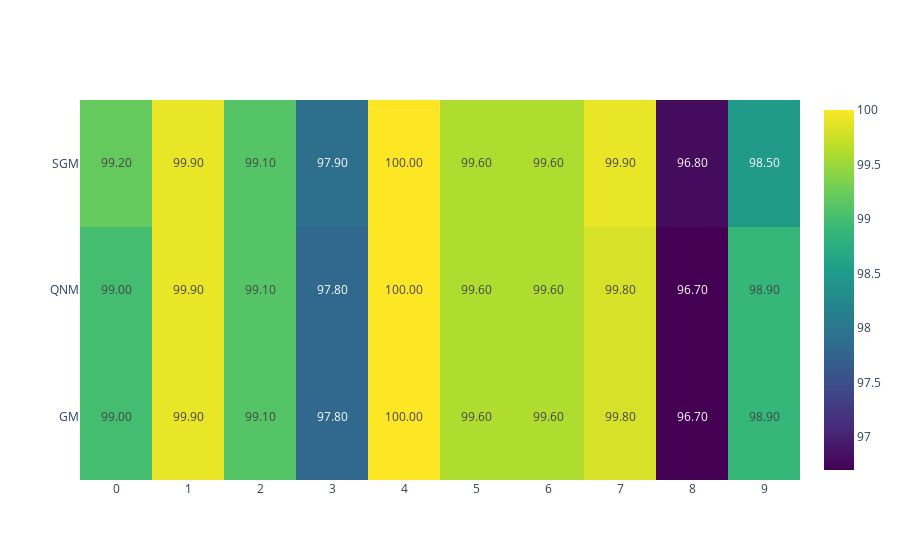

The code cell stored with this chart in its notebook:
### Markdown cell above
# a)

### Code cell
heatmap_data = df.groupby(['isd', 'num_target'])['te_acc'].mean().unstack()

fig = go.Figure(data=go.Heatmap(
                   z=heatmap_data,
                   x=heatmap_data.columns,
                   y=heatmap_data.index,
                   colorscale='Viridis',
                   text=heatmap_data.values,
                   texttemplate='%{text:.2f}'
                   ))
fig.update_layout(coloraxis_showscale=False)

fig.show()

### Figure 1 — Plotly figure (JSON) as saved in the notebook; plotly's stock layout.template omitted (floating-point values rounded to 4 significant figures)
{"data": [{"colorscale": [[0, "#440154"], [0.1111, "#482878"], [0.2222, "#3e4989"], [0.3333, "#31688e"], [0.4444, "#26828e"], [0.5556, "#1f9e89"], [0.6667, "#35b779"], [0.7778, "#6ece58"], [0.8889, "#b5de2b"], [1, "#fde725"]], "text": [[99, 99.9, 99.1, 97.8, 100, 99.6, 99.6, 99.8, 96.7, 98.9], [99, 99.9, 99.1, 97.8, 100, 99.6, 99.6, 99.8, 96.7, 98.9], [99.2, 99.9, 99.1, 97.9, 100, 99.6, 99.6, 99.9, 96.8, 98.5]], "texttemplate": "%{text:.2f}", "type": "heatmap", "x": ["0", "1", "2", "3", "4", "5", "6", "7", "8", "9"], "y": ["GM", "QNM", "SGM"], "z": [[99, 99.9, 99.1, 97.8, 100, 99.6, 99.6, 99.8, 96.7, 98.9], [99, 99.9, 99.1, 97.8, 100, 99.6, 99.6, 99.8, 96.7, 98.9], [99.2, 99.9, 99.1, 97.9, 100, 99.6, 99.6, 99.9, 96.8, 98.5]]}], "layout": {"coloraxis": {"showscale": false}}}
